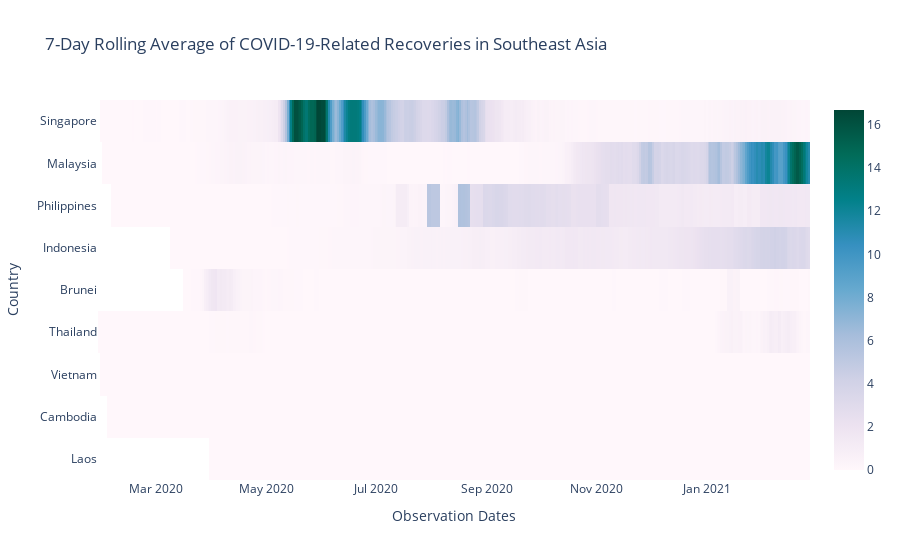

Here is the notebook cell this chart was saved with:
### Markdown cell above
Third, we construct a dynamic heatmap map for the daily number of recoveries per 100,000.

<i>Note that this is an interactive map. Hovering on regions or adjusting the range slider allows for a more granular look at the data.</i>

### Code cell
fig = go.Figure(data = go.Heatmap(z = se_asia['Daily Recovered per 100k (7-Day Rolling Average)'],
                                  y = se_asia['Country/Region'],
                                  x = se_asia['ObservationDate'],
                                  colorscale = "PuBuGn"))

fig.update_layout({'plot_bgcolor': 'rgba(0, 0, 0, 0)'},
                 title = "7-Day Rolling Average of COVID-19-Related Recoveries in Southeast Asia",
                 xaxis_title = "Observation Dates",
                 yaxis_title = "Country")

fig.show()

### Figure 1 — Plotly figure (JSON) as saved in the notebook; plotly's stock layout.template omitted (floating-point values rounded to 4 significant figures; data arrays with more than 128 entries replaced by an {"elided": "..."} marker saying what was removed)
{"data": [{"colorscale": [[0, "rgb(255,247,251)"], [0.125, "rgb(236,226,240)"], [0.25, "rgb(208,209,230)"], [0.375, "rgb(166,189,219)"], [0.5, "rgb(103,169,207)"], [0.625, "rgb(54,144,192)"], [0.75, "rgb(2,129,138)"], [0.875, "rgb(1,108,89)"], [1, "rgb(1,70,54)"]], "type": "heatmap", "x": {"elided": "3399 str values"}, "y": {"elided": "3399 str values"}, "z": {"elided": "3399 float values"}}], "layout": {"plot_bgcolor": "rgba(0, 0, 0, 0)", "title": {"text": "7-Day Rolling Average of COVID-19-Related Recoveries in Southeast Asia"}, "xaxis": {"title": {"text": "Observation Dates"}}, "yaxis": {"title": {"text": "Country"}}}}
